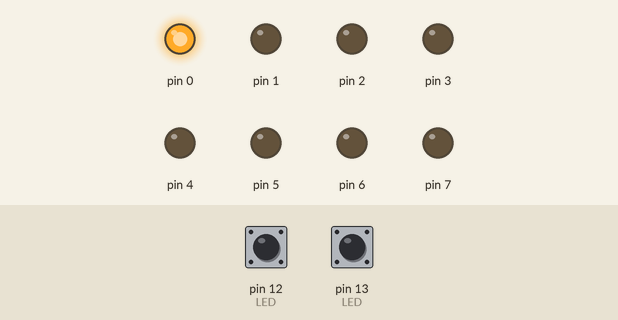
Bench run of a sketch on a simulated Arduino Uno, built with avr-gcc and run on an emulated ATmega328P. On the bench: output pins drawn as LEDs (lit = HIGH). Dashed ring = blinking. Inputs (shaded band) come from the test bench; at power-on: pin 12 (LED) HIGH, pin 13 (LED) HIGH.

Above: at 0.8 s.
0.9 s: pin 12 (LED) pulled LOW for 1 s
At 3.1 s:
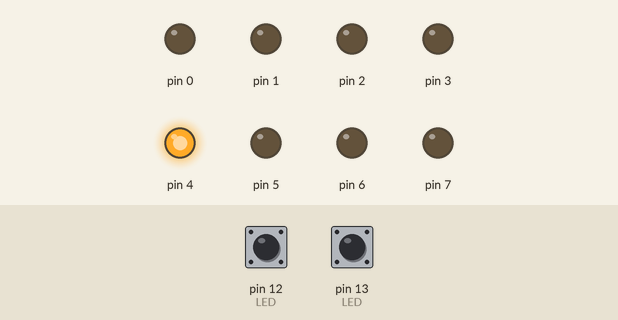
3.6 s: pin 13 (LED) pulled LOW for 3.2 s
At 7.9 s:
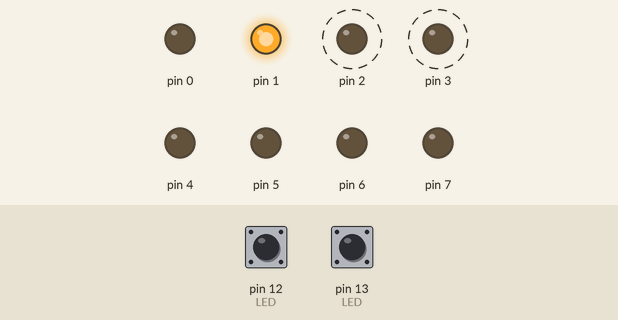
8.3 s: pin 13 (LED) pulled LOW for 0.15 s
At 9.2 s:
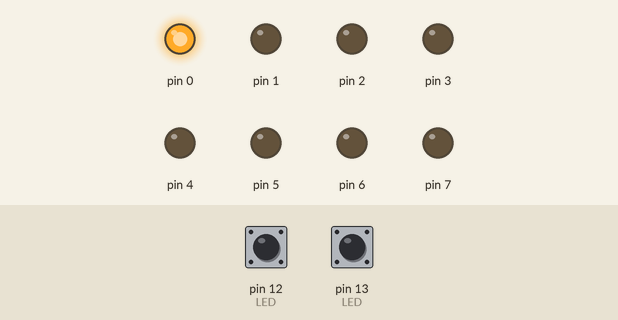
10.1 s: pin 13 (LED) pulled LOW for 1 s
At 10.55 s:
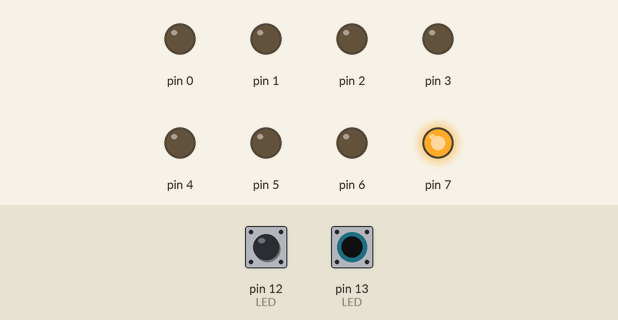
Timing chart, 0 to 13.1 s (numbered marks = the images above; inputs shaded):
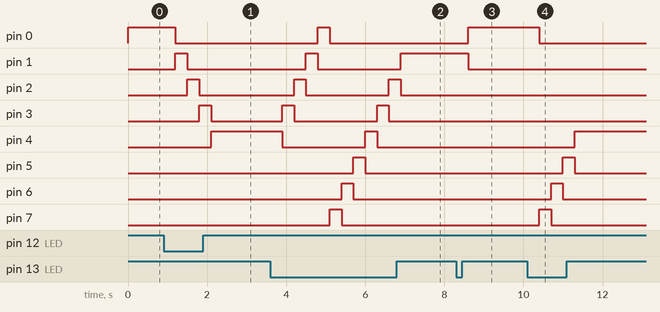

The sketch:

Shifting_LED.ino
```cpp
/* By Azizi Bin Mohamad Tambi(1919661)
Remark: ~PORT_D as output(All LED) =Red(PD0),Yellow(PD1),Green(PD2),Red(PD3),Yellow(PD4),Green(PD5),Red(PD6),Yellow(PD7)
		    ~PORT_B as input (All Button) =Button A(PB4), Button B(PB5)
*/
#include <avr/io.h>
#include <avr/delay.h>
#define F_CPU 16000000        //atmega328p uses 16Mhz processor

int main(void)
{
  uint16_t shift = 1;         //create an integer to shift the led by 1

  DDRD = 0xFF;                //0b1111 1111, Here, we define all port D to be output
  DDRB &= 0xCF;               //0b1100 1111, Here, we define only PB4 and PB5 as an input

  PORTB = (1<<PORTB4) | (1<<PORTB5);      //activate the pull-up resistor in PB4 and PB5

  while(1)                    //while true
  {
    if((PINB & (1 << PINB4)) == 0) //if the pin is shifted, which is LOW, increment the LED by 1
    {
      _delay_ms(300);         //small delay as hard debounce
      if(shift >= 0x80)
      {
        shift = 1;
      }
      else
      {
        shift *= 2;
      }
    }

    if((PINB & (1 << PINB5)) == 0)        //if the pin is shifted, which is LOW, decrement the LED by 1
    {
      _delay_ms(300);          //use small delay as a hard debouncing
      if(shift <= 1)
      {
        shift = 0x80;
      }
      else
      {
        shift /= 2;
      }
    }
    PORTD = shift;
  }
}
```

Measured:
- after the input at 0.9 s, pin 0: HIGH → LOW after 0.30 s; pin 1: LOW → HIGH after 0.30 s, → LOW 0.30 s later; pin 2: LOW → HIGH after 0.60 s, → LOW 0.30 s later; pin 3: LOW → HIGH after 0.90 s, → LOW 0.30 s later; pin 4: LOW → HIGH after 1.2 s
- after the input at 3.6 s, pin 0: LOW → HIGH after 1.2 s, → LOW 0.30 s later; pin 1: LOW → HIGH after 0.90 s, → LOW 0.30 s later, → HIGH 2.1 s later
- after the input at 8.3 s, pin 0: LOW → HIGH after 0.30 s; pin 1: HIGH → LOW after 0.30 s
- after the input at 10.1 s, pin 0: HIGH → LOW after 0.30 s; pin 4: LOW → HIGH after 1.2 s; pin 5: LOW → HIGH after 0.90 s, → LOW 0.30 s later; pin 6: LOW → HIGH after 0.60 s, → LOW 0.30 s later; pin 7: LOW → HIGH after 0.30 s, → LOW 0.30 s later
